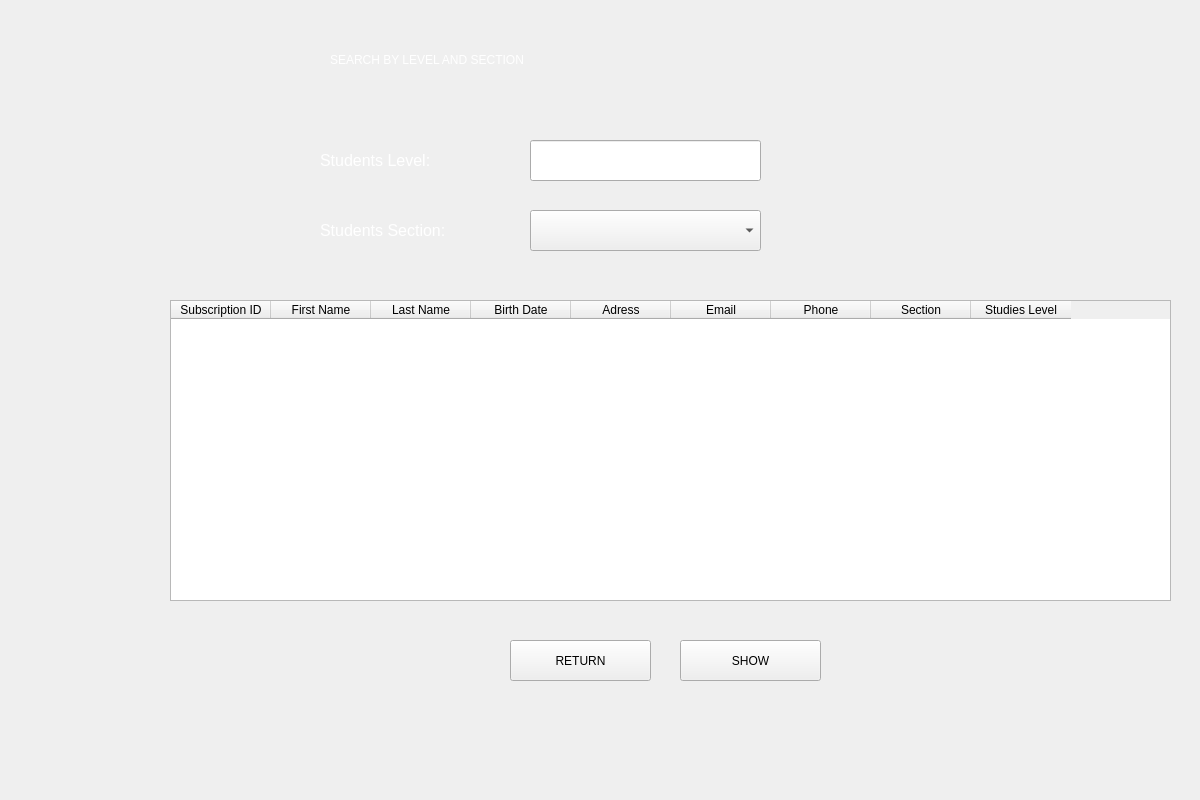
<?xml version="1.0" encoding="UTF-8"?>
<ui version="4.0">
 <class>Form</class>
 <widget class="QWidget" name="Form">
  <property name="geometry">
   <rect>
    <x>0</x>
    <y>0</y>
    <width>1200</width>
    <height>800</height>
   </rect>
  </property>
  <property name="windowTitle">
   <string>Form</string>
  </property>
  <widget class="QLineEdit" name="niveau">
   <property name="geometry">
    <rect>
     <x>530</x>
     <y>140</y>
     <width>231</width>
     <height>41</height>
    </rect>
   </property>
   <property name="styleSheet">
    <string notr="true"/>
   </property>
  </widget>
  <widget class="QLabel" name="num_inscription4">
   <property name="geometry">
    <rect>
     <x>320</x>
     <y>140</y>
     <width>281</width>
     <height>41</height>
    </rect>
   </property>
   <property name="styleSheet">
    <string notr="true"/>
   </property>
   <property name="text">
    <string>&lt;html&gt;&lt;head/&gt;&lt;body&gt;&lt;p&gt;&lt;span style=&quot; font-size:12pt; color:#fff;&quot;&gt;Students Level:&lt;/span&gt;&lt;/p&gt;&lt;/body&gt;&lt;/html&gt;</string>
   </property>
  </widget>
  <widget class="QPushButton" name="afficher">
   <property name="geometry">
    <rect>
     <x>680</x>
     <y>640</y>
     <width>141</width>
     <height>41</height>
    </rect>
   </property>
   <property name="styleSheet">
    <string notr="true">font: 12pt &quot;Poppins&quot;;</string>
   </property>
   <property name="text">
    <string>SHOW</string>
   </property>
  </widget>
  <widget class="QLabel" name="label">
   <property name="geometry">
    <rect>
     <x>330</x>
     <y>20</y>
     <width>551</width>
     <height>81</height>
    </rect>
   </property>
   <property name="styleSheet">
    <string notr="true">font: 63 18pt &quot;Open Sans Semibold&quot;;</string>
   </property>
   <property name="text">
    <string>&lt;html&gt;&lt;head/&gt;&lt;body&gt;&lt;p&gt;&lt;span style=&quot; color:#FFFFFF;&quot;&gt;SEARCH BY LEVEL AND SECTION&lt;/span&gt;&lt;/p&gt;&lt;/body&gt;&lt;/html&gt;</string>
   </property>
  </widget>
  <widget class="QPushButton" name="ok">
   <property name="geometry">
    <rect>
     <x>510</x>
     <y>640</y>
     <width>141</width>
     <height>41</height>
    </rect>
   </property>
   <property name="styleSheet">
    <string notr="true">font: 12pt &quot;Poppins&quot;;</string>
   </property>
   <property name="text">
    <string>RETURN</string>
   </property>
  </widget>
  <widget class="QLabel" name="niveau_2">
   <property name="geometry">
    <rect>
     <x>530</x>
     <y>190</y>
     <width>221</width>
     <height>21</height>
    </rect>
   </property>
   <property name="text">
    <string/>
   </property>
  </widget>
  <widget class="QTableWidget" name="tableWidget">
   <property name="geometry">
    <rect>
     <x>170</x>
     <y>300</y>
     <width>1001</width>
     <height>301</height>
    </rect>
   </property>
   <column>
    <property name="text">
     <string>Subscription ID</string>
    </property>
   </column>
   <column>
    <property name="text">
     <string>First Name</string>
    </property>
   </column>
   <column>
    <property name="text">
     <string>Last Name</string>
    </property>
   </column>
   <column>
    <property name="text">
     <string>Birth Date</string>
    </property>
   </column>
   <column>
    <property name="text">
     <string>Adress</string>
    </property>
   </column>
   <column>
    <property name="text">
     <string>Email</string>
    </property>
   </column>
   <column>
    <property name="text">
     <string>Phone</string>
    </property>
   </column>
   <column>
    <property name="text">
     <string>Section</string>
    </property>
   </column>
   <column>
    <property name="text">
     <string>Studies Level</string>
    </property>
   </column>
  </widget>
  <widget class="QLabel" name="label_2">
   <property name="geometry">
    <rect>
     <x>320</x>
     <y>210</y>
     <width>211</width>
     <height>41</height>
    </rect>
   </property>
   <property name="text">
    <string>&lt;html&gt;&lt;head/&gt;&lt;body&gt;&lt;p&gt;&lt;span style=&quot; font-size:12pt; color:#fff&quot;&gt;Students Section:&lt;/span&gt;&lt;/p&gt;&lt;/body&gt;&lt;/html&gt;</string>
   </property>
  </widget>
  <widget class="QLabel" name="section_2">
   <property name="geometry">
    <rect>
     <x>530</x>
     <y>260</y>
     <width>231</width>
     <height>21</height>
    </rect>
   </property>
   <property name="text">
    <string/>
   </property>
  </widget>
  <widget class="QComboBox" name="section">
   <property name="geometry">
    <rect>
     <x>530</x>
     <y>210</y>
     <width>231</width>
     <height>41</height>
    </rect>
   </property>
   <property name="styleSheet">
    <string notr="true">QLineEdit {
border: 1px solid rgb(37,39,48);

padding-left:20px;
padding-right:20px;
}
</string>
   </property>
   <item>
    <property name="text">
     <string/>
    </property>
   </item>
   <item>
    <property name="text">
     <string>CPI1</string>
    </property>
   </item>
   <item>
    <property name="text">
     <string>CPI2</string>
    </property>
   </item>
   <item>
    <property name="text">
     <string>L1 INFO</string>
    </property>
   </item>
   <item>
    <property name="text">
     <string>L1 TIC</string>
    </property>
   </item>
   <item>
    <property name="text">
     <string>L1 EEA</string>
    </property>
   </item>
   <item>
    <property name="text">
     <string>L1 MATH</string>
    </property>
   </item>
   <item>
    <property name="text">
     <string>L2 INFO </string>
    </property>
   </item>
   <item>
    <property name="text">
     <string>L2 TIC</string>
    </property>
   </item>
   <item>
    <property name="text">
     <string>L2 EEA</string>
    </property>
   </item>
   <item>
    <property name="text">
     <string>L2 MATH</string>
    </property>
   </item>
   <item>
    <property name="text">
     <string>L3 INFO</string>
    </property>
   </item>
   <item>
    <property name="text">
     <string>L3 TIC</string>
    </property>
   </item>
   <item>
    <property name="text">
     <string>L3 EEA</string>
    </property>
   </item>
   <item>
    <property name="text">
     <string>ING 1</string>
    </property>
   </item>
   <item>
    <property name="text">
     <string>ING2</string>
    </property>
   </item>
  </widget>
  
  <zorder>label_3</zorder>
  <zorder>niveau</zorder>
  <zorder>num_inscription4</zorder>
  <zorder>afficher</zorder>
  <zorder>label</zorder>
  <zorder>ok</zorder>
  <zorder>niveau_2</zorder>
  <zorder>tableWidget</zorder>
  <zorder>label_2</zorder>
  <zorder>section_2</zorder>
  <zorder>section</zorder>
  <zorder>label_10</zorder>
 </widget>
 <resources/>
 <connections/>
</ui>
